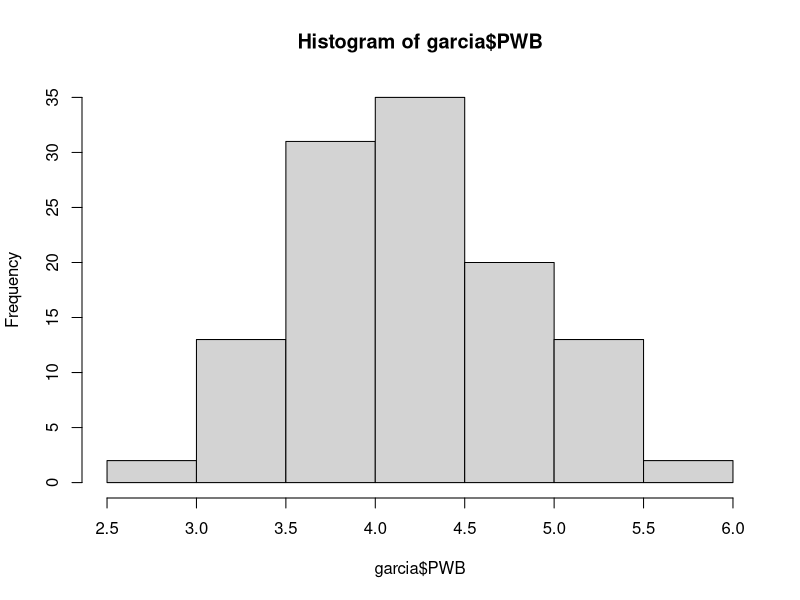
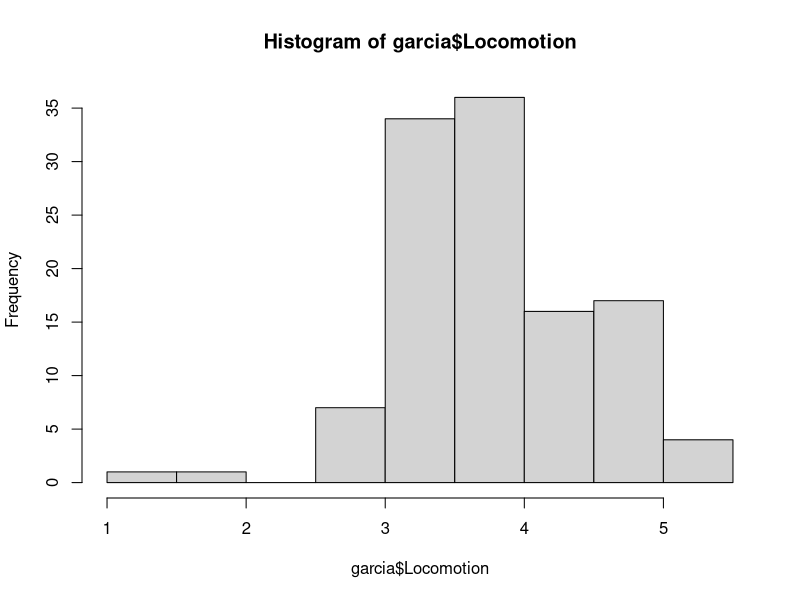
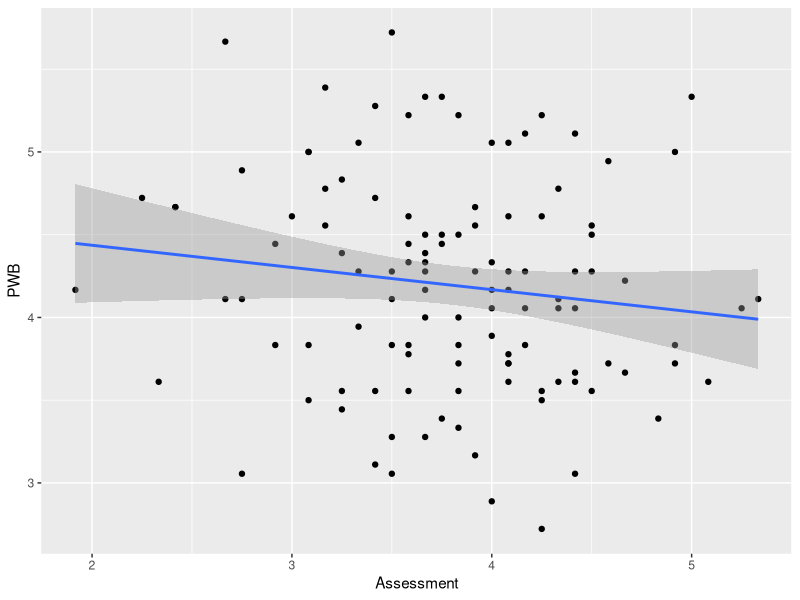
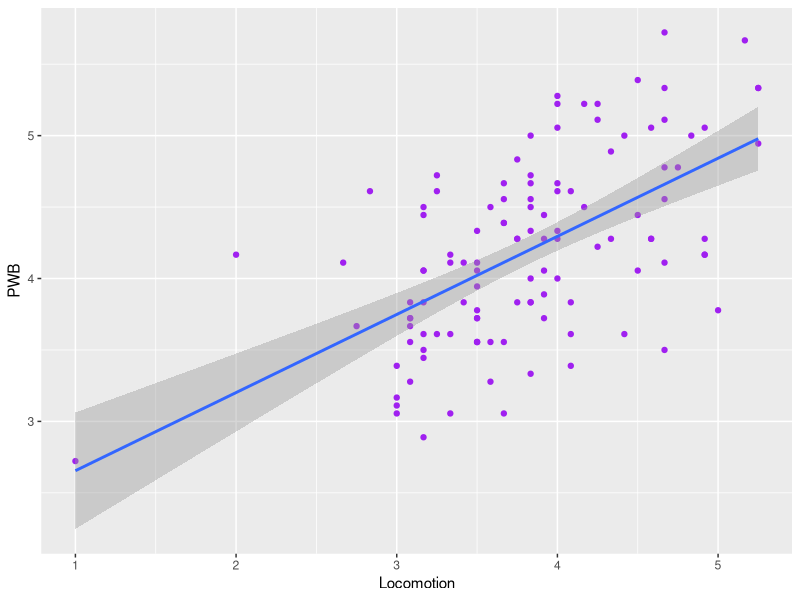
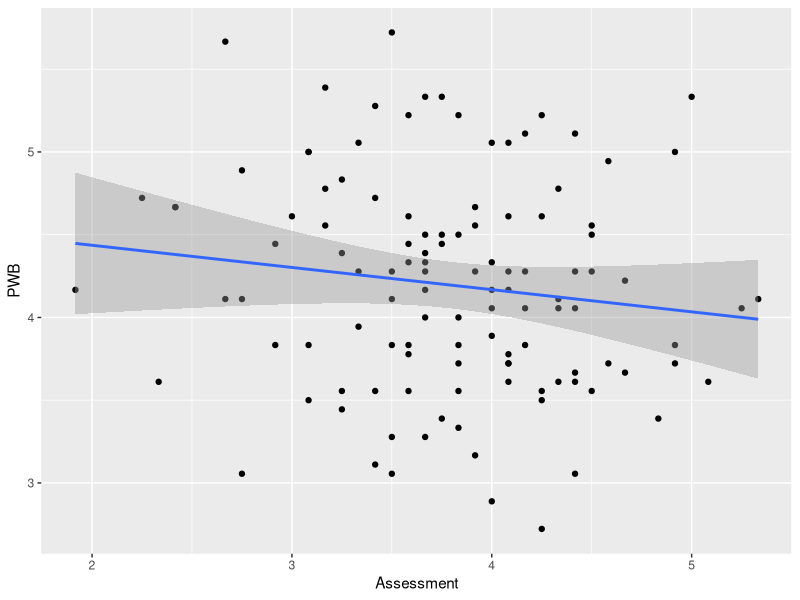
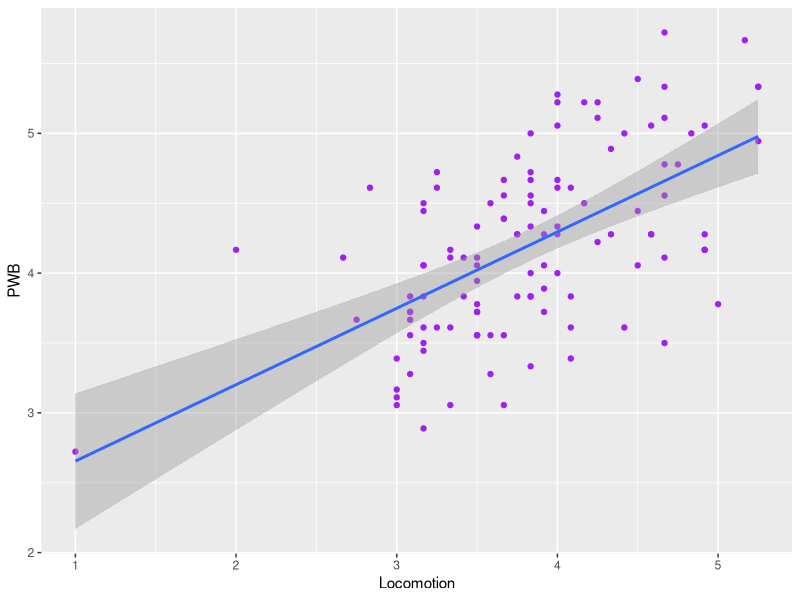
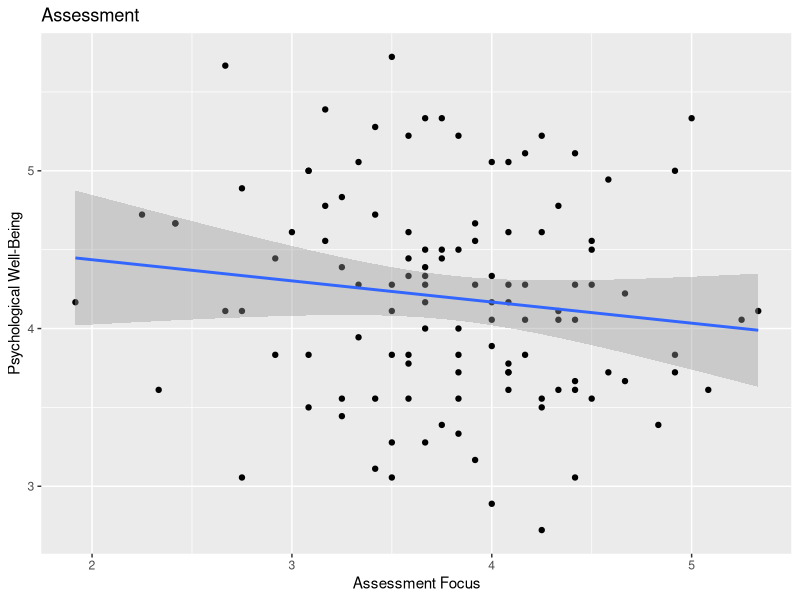
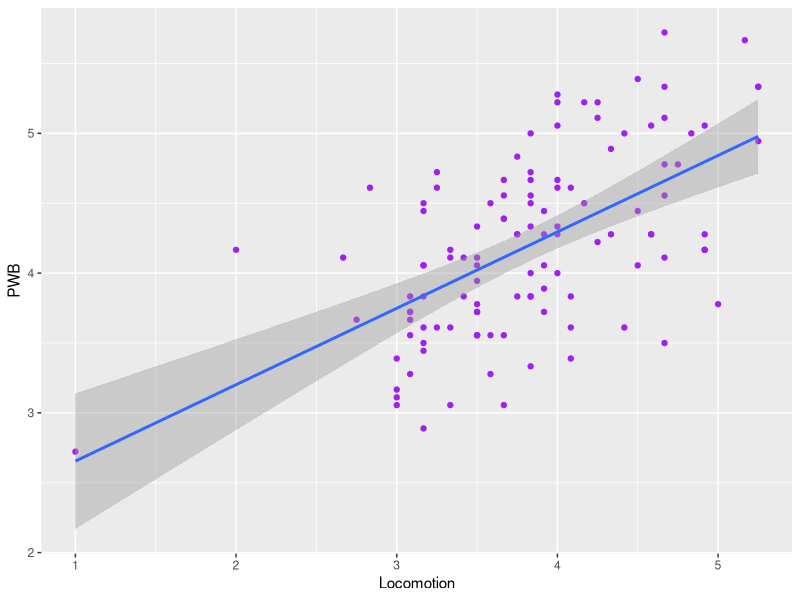

Source code (R) for these figures, in order:
## ---- chunk 1
knitr::opts_chunk$set(echo = TRUE)
garcia <- read.csv('garcia.csv')
## ---- chunk 2
require(ggplot2)
## ---- chunk 3
hist(garcia$PWB)
hist(garcia$Locomotion)
## ---- chunk 4
assess <- ggplot(garcia, aes(x = Assessment, y = PWB)) + geom_point() 
loco <- ggplot(garcia, aes(x = Locomotion, y = PWB)) + geom_point(col = 'purple') 

## ---- chunk 5
assess + stat_smooth(method = 'lm')
loco + stat_smooth(method = 'lm')
## ---- chunk 6
assess + stat_smooth(method = 'lm', level = .98)
loco + stat_smooth(method = 'lm', level = .98)
## ---- chunk 7
assess + stat_smooth(method = 'lm', level = .98) + 
  labs(x = 'Assessment Focus', y = 'Psychological Well-Being', title = 'Assessment')
loco + stat_smooth(method = 'lm', level = .98)
## ---- chunk 8
require(tidyverse)
garcia$gender <- as.factor(garcia$gender)
garcia$gender <- recode(garcia$gender, '1' = 'Female', '2' = 'Male')

ggplot(garcia, aes(x = gender, y= Locomotion)) + stat_summary(fun.y = 'mean', geom = 'bar', aes(fill = gender)) + stat_summary(fun.data = 'mean_cl_boot', geom = "errorbar")
## ---- chunk 9
ggplot(garcia, aes(x = gender, y= Locomotion)) + stat_summary(fun.y = 'mean', geom = 'bar', aes(fill = gender), alpha = .4) + 
  stat_summary(fun.data = 'mean_cl_boot', geom = "errorbar") + geom_jitter(aes(col = gender), width = .05) 
## ---- chunk 10
ggplot(garcia, aes(x = gender, y= Locomotion))  + geom_jitter(aes(col = gender), width = .02, size = .5) + stat_summary(fun.data = 'mean_cl_boot', fun.args=list(conf.int=.95))
## ---- chunk 11
loco <- ggplot(garcia, aes(x = Locomotion, y = PWB)) + geom_point(col = 'purple') 

loco + stat_smooth(method = 'lm') + facet_wrap('gender') + theme_bw()

## ---- chunk 12
ggplot(garcia, aes(x = PWB, y = AcademAchieve)) + geom_point() + ylim(0,20) + stat_smooth(method = 'lm') + facet_wrap('gender')
## ---- chunk 13
ggplot(garcia, aes(x = PWB, y = AcademAchieve)) + geom_point() + stat_smooth(method = 'lm') + facet_wrap('gender') + 
  theme_bw()
  labs(x = 'Scale of Psychological Well-Being (1-6)', y = 'Academic Achievement (0-20)', title = 'Academic Achievement as a Factor of PWB/Gender')
